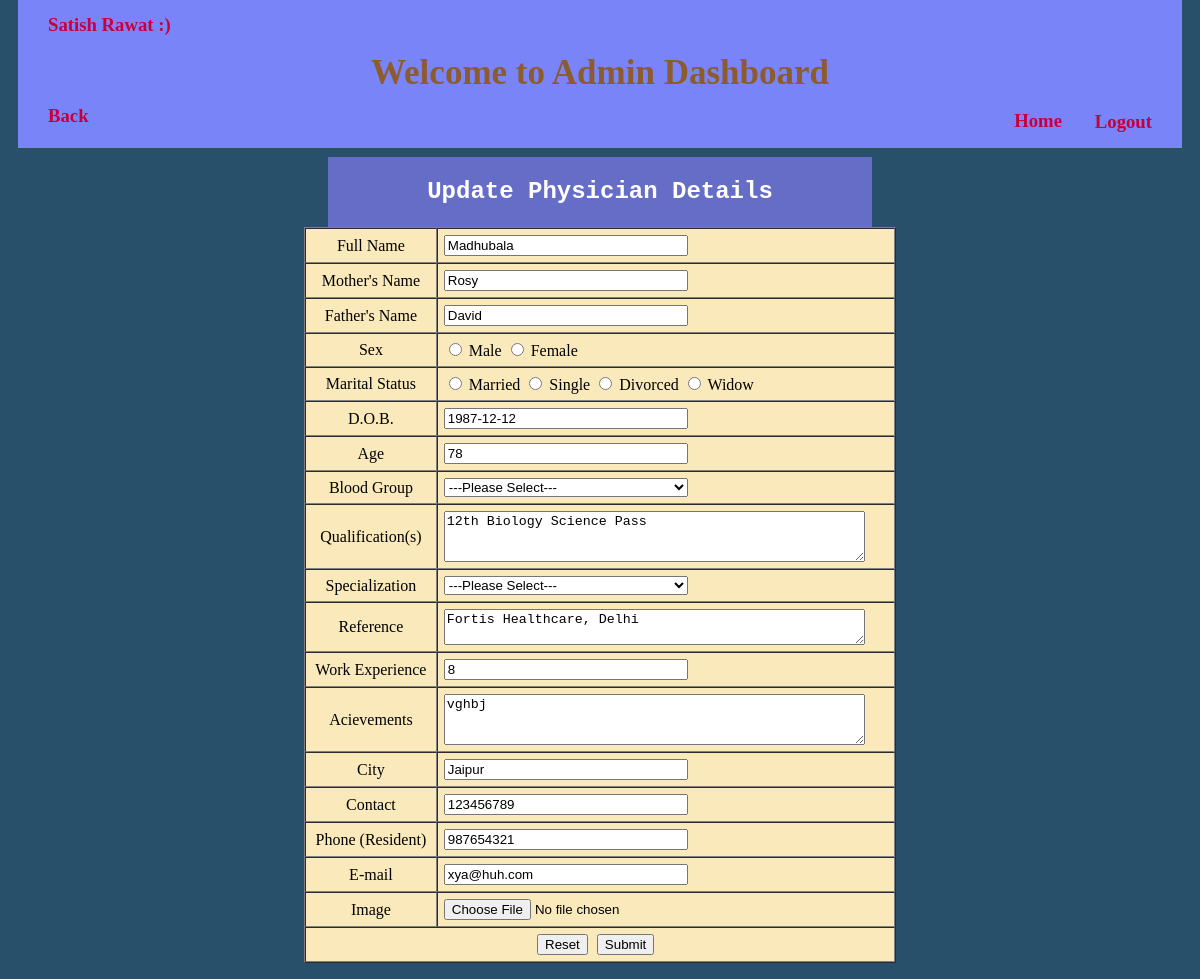
The app's page /ehospital/admin/updateform_ph.php?sid=2003 (signed in) with its own data.
### tables this page shows
CREATE TABLE `physician` (
  `id` int(11) NOT NULL,
  `name` varchar(50) NOT NULL,
  `mother` varchar(30) NOT NULL,
  `father` varchar(30) NOT NULL,
  `dob` date NOT NULL,
  `age` int(11) NOT NULL,
  `sex` varchar(15) NOT NULL,
  `mstatus` varchar(20) NOT NULL,
  `bgroup` varchar(7) NOT NULL,
  `qualification` text NOT NULL,
  `specialization` varchar(30) NOT NULL,
  `hname` text NOT NULL,
  `exp` int(11) NOT NULL,
  `achievement` text NOT NULL,
  `city` varchar(25) NOT NULL,
  `contact` varchar(15) NOT NULL,
  `phone` varchar(20) NOT NULL,
  `email` varchar(60) NOT NULL,
  `image` text NOT NULL
);

### ehospital/admin/updateform_ph.php (the view, shortened to what this page needs)
<?php
	include('header.php');
	include('titlehead.php');
	include('../dbcon.php');
	$sid = $_GET['sid'];
	$qry = "SELECT * FROM `physician` WHERE `id` = '$sid'";
	$run = mysqli_query($con, $qry);
	$data = mysqli_fetch_assoc($run);
?>
	<h3 style = "margin-top : -45px; margin-left : 40px; " align = "left"><a class = "a3link" title = "Back to Dashboard !" href = "updatephysician.php">Back</a></h3>
	<div class = "table" >
	<h2 class = "addpatient" align = "center" style = "font-family : courier; " >Update Physician Details</h2>
	</div>
	<form action = "updatedata_ph.php" method = "post" enctype = "multipart/form-data" >
	<table border = "1" width = "50%" align = "center" cellpadding = "6px" cellspacing = "0px" bgcolor = "#f9e9bb" style = "margin-top : -20px;" >
		<tr>
			<td align = "center" >Full Name</td> <td><input type = "text" name = "name" value = "<?php echo $data['name']; ?> " style = "width : 55%; " required /></td>
		</tr>
		<tr>
			<td align = "center" >Mother's Name</td> <td><input type = "text" name = "mother" value = "<?php echo $data['mother']; ?>" style = "width : 55%; " required /></td>
		</tr>
		<tr>
			<td align = "center" >Father's Name</td> <td><input type = "text" name = "father" value = "<?php echo $data['father']; ?>" style = "width : 55%; " required /></td>
		</tr>
		<tr>
			<td align = "center" >Sex</td> <td> <input type="radio" name="sex" value="Male" required > Male <input type="radio" name="sex" value="Female"> Female </td>
		</tr>
		<tr>
			<td align = "center" >Marital Status</td> <td><input type = "radio" name = "mstatus" value = "Married" required > Married <input type = "radio" name = "mstatus" value = "Single" > Single <input type = "radio" name = "mstatus" value = "Divorced" > Divorced <input type = "radio" name = "mstatus" value = "Widow" > Widow </td>
		</tr>
		<tr>
			<td align = "center" >D.O.B.</td> <td><input type = "text" name = "dob" value = "<?php echo $data['dob']; ?> " style = "width : 55%; " required /></td>
		</tr>
		<tr>
			<td align = "center" >Age</td> <td><input type = "number" name = "age" value = "<?php echo $data['age']; ?>" required  style = "width : 55%; " /></td>
		</tr>
		<tr>
			<td align = "center" >Blood Group</td>
			<td><select name = "bgroup" style = "width : 55%;" required >
				<option value="">---Please Select---</option>
			    </select></td>
		</tr>
		<tr>
			<td align = "center" >Qualification(s)</td> <td><textarea rows="3" cols="50" name="qualification" required ><?php echo $data['qualification']; ?></textarea></td>
		</tr>
		<tr>
			<td align = "center" >Specialization</td>
			<td><select name = "specialization" style = "width : 55%; " required >
				<option value="">---Please Select---</option>
			    </select></td>
		</tr>
		<tr>
			<td align = "center" >Reference</td> <td><textarea rows="2" cols="50" name="hname" required ><?php echo $data['hname']; ?></textarea></td>
		</tr>
		<tr>
			<td align = "center" >Work Experience</td> <td><input type = "number" name = "exp" value = "<?php echo $data['exp']; ?>" style = "width : 55%; " /></td>
		</tr>
		<tr>
			<td align = "center" >Acievements</td> <td><textarea rows="3" cols="50" name="achievement" required ><?php echo $data['achievement']; ?></textarea></td>
		</tr>
		<tr>
			<td align = "center" >City</td> <td><input type = "text" name = "city" value = "<?php echo $data['city']; ?>" style = "width : 55%; " required /></td>
		</tr>
		<tr>
			<td align = "center" >Contact</td> <td><input type = "text" name = "contact" value = "<?php echo $data['contact']; ?>" style = "width : 55%; " required /></td>
		</tr>
		<tr>
			<td align = "center" >Phone (Resident)</td> <td><input type = "text" name = "phone" value = "<?php echo $data['phone']; ?>" style = "width : 55%; " required /></td>
		</tr>
		<tr>
			<td align = "center" >E-mail</td> <td><input type = "email" name = "email" value = "<?php echo $data['email']; ?>" style = "width : 55%; " required /></td>
		</tr>
		<tr>
			<td align = "center" >Image</td> <td><input type = "file" name = "image" /></td>
		</tr>
		<tr>
			<td colspan = "2">
			<input style = "margin-left : 225px;" type = "reset" name = "reset" value = "Reset" />
			<input style = "margin-left : 5px;" type = "submit" name = "submit" value = "Submit" />
			</td>
		</tr>
	</table>
	</form>

### ehospital/css/style.css (style rules this page uses)
.addpatient { background-color : #666dc6 ; color : white; margin-left : 320px; margin-right : 320px; margin-top : 30px; height : 70px; line-height : 70px; }
.table { margin-top : 20px; }
.a3link { text-decoration : none; color : #C70039 ; margin-top : -140px; }

### records on screen
physician: name "Madhubala", mother "Rosy", father "David", dob "1987-12-12", age "78", qualification "12th Biology Science Pass", hname "Fortis Healthcare, Delhi", exp "8", achievement "vghbj", city "Jaipur", contact "123456789", phone "987654321", email "xya@huh.com"

### other values on screen
$_SESSION['name'] "Satish"
$_SESSION['lname'] "Rawat"
